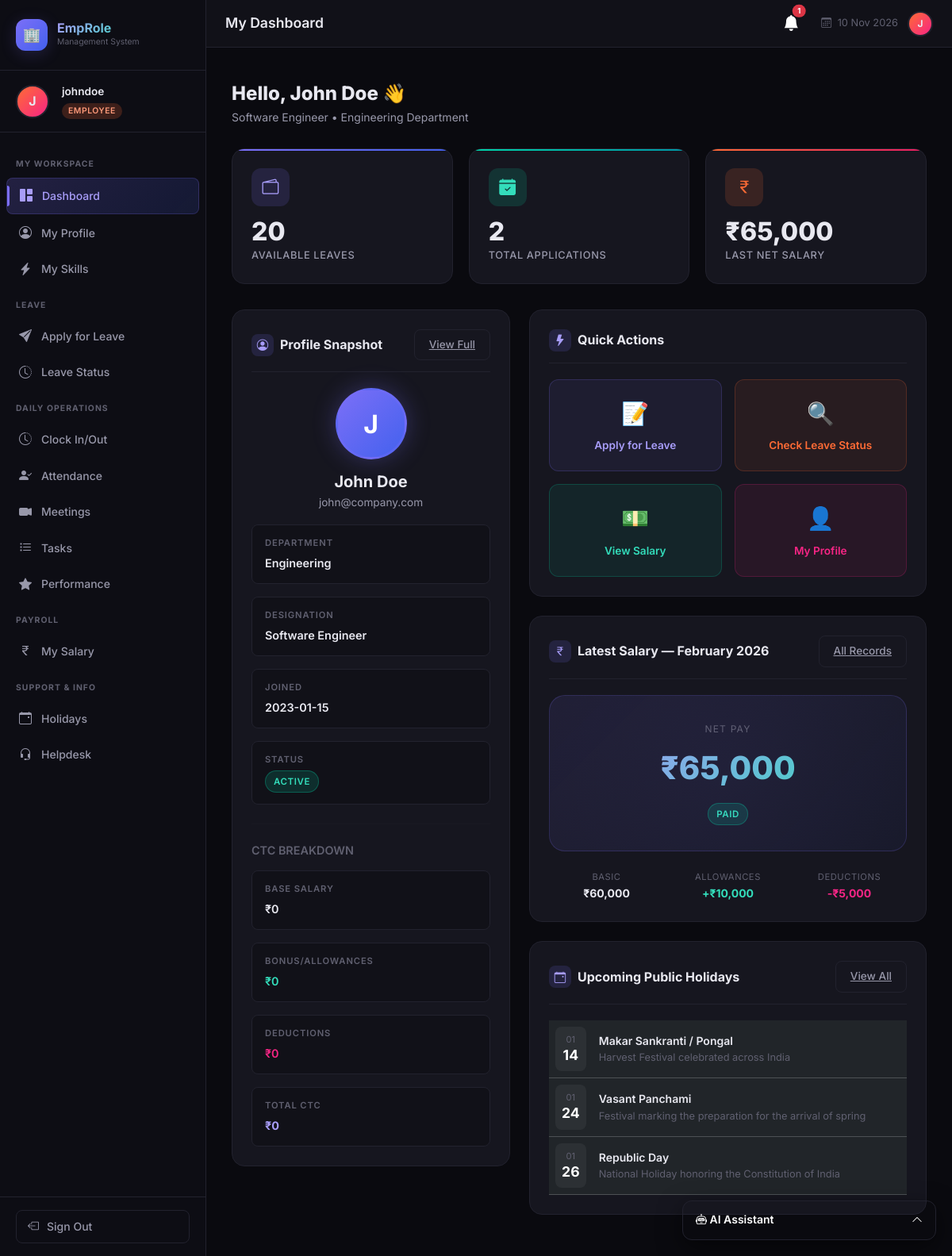
The app's page /employee/dashboard (signed in) with its own data.
### tables this page shows
CREATE TABLE employees (
            id INTEGER PRIMARY KEY AUTOINCREMENT,
            user_id INTEGER UNIQUE,
            name TEXT NOT NULL,
            email TEXT NOT NULL,
            phone TEXT,
            department TEXT,
            designation TEXT,
            joining_date DATE,
            status TEXT DEFAULT 'active',
            FOREIGN KEY (user_id) REFERENCES users(id)
        );

CREATE TABLE leave_balances (
            id INTEGER PRIMARY KEY AUTOINCREMENT,
            employee_id INTEGER NOT NULL UNIQUE,
            total_leaves INTEGER NOT NULL DEFAULT 20,
            leaves_taken INTEGER NOT NULL DEFAULT 0,
            leave_balance INTEGER NOT NULL DEFAULT 20,
            FOREIGN KEY (employee_id) REFERENCES employees(id)
        );

CREATE TABLE salaries (
            id INTEGER PRIMARY KEY AUTOINCREMENT,
            employee_id INTEGER NOT NULL,
            month TEXT NOT NULL,
            year INTEGER NOT NULL,
            basic_salary REAL NOT NULL,
            allowances REAL DEFAULT 0,
            deductions REAL DEFAULT 0,
            net_salary REAL NOT NULL,
            paid_on DATE,
            status TEXT DEFAULT 'pending',
            FOREIGN KEY (employee_id) REFERENCES employees(id)
        );

CREATE TABLE ctc (
            id INTEGER PRIMARY KEY AUTOINCREMENT,
            employee_id INTEGER NOT NULL UNIQUE,
            base_salary REAL NOT NULL DEFAULT 0,
            bonus REAL DEFAULT 0,
            deductions REAL DEFAULT 0,
            total_ctc REAL NOT NULL DEFAULT 0,
            FOREIGN KEY (employee_id) REFERENCES employees(id)
        );

CREATE TABLE holidays (
            id INTEGER PRIMARY KEY AUTOINCREMENT,
            holiday_name TEXT NOT NULL,
            date DATE NOT NULL,
            description TEXT
        );

### app.py (the view)
@app.route('/employee/dashboard')
@login_required
@role_required('employee', 'hr', 'admin')
def employee_dashboard():
    db = get_db()
    emp = db.execute(
        "SELECT * FROM employees WHERE user_id=?", (session['user_id'],)
    ).fetchone()
    if not emp:
        db.close()
        flash('Employee profile not found.', 'warning')
        return redirect(url_for('login'))
    leave_count = db.execute(
        "SELECT COUNT(*) as c FROM leaves WHERE employee_id=? AND status='pending'", (emp['id'],)
    ).fetchone()['c']
    total_leaves = db.execute("SELECT COUNT(*) as c FROM leaves WHERE employee_id=?", (emp['id'],)).fetchone()['c']
    recent_salary = db.execute(
        "SELECT * FROM salaries WHERE employee_id=? ORDER BY year DESC, id DESC LIMIT 1", (emp['id'],)
    ).fetchone()
    ctc = db.execute("SELECT * FROM ctc WHERE employee_id=?", (emp['id'],)).fetchone()
    leave_balance_info = db.execute("SELECT * FROM leave_balances WHERE employee_id=?", (emp['id'],)).fetchone()
    if not leave_balance_info:
        db.execute("INSERT OR IGNORE INTO leave_balances (employee_id, total_leaves, leaves_taken, leave_balance) VALUES (?, 20, 0, 20)", (emp['id'],))
        db.commit()
        leave_balance_info = db.execute("SELECT * FROM leave_balances WHERE employee_id=?", (emp['id'],)).fetchone()
    holidays = db.execute("SELECT * FROM holidays ORDER BY date ASC LIMIT 3").fetchall()
    db.close()
    return render_template('employee/dashboard.html', emp=emp, leave_count=leave_count,
                           total_leaves=total_leaves, recent_salary=recent_salary,
                           ctc=ctc, leave_balance_info=leave_balance_info, holidays=holidays)

### templates/employee/dashboard.html (shortened to what this page needs)
{% extends "base.html" %}
{% block page_title %}My Dashboard{% endblock %}
{% block content %}
<div class="page-header fade-in">
  <h2>Hello, {{ emp.name }} 👋</h2>
  <p>{{ emp.designation or 'Employee' }} • {{ emp.department or 'N/A' }} Department</p>
</div>
<div class="stats-grid">
  <div class="stat-card purple">
    <div class="stat-icon purple"><i class="bi bi-wallet2"></i></div>
    <div class="stat-value">{{ leave_balance_info.leave_balance if leave_balance_info else 0 }}</div>
    <div class="stat-label">Available Leaves</div>
  </div>
  <div class="stat-card teal">
    <div class="stat-icon teal"><i class="bi bi-calendar-check-fill"></i></div>
    <div class="stat-value" data-count="{{ total_leaves }}">{{ total_leaves }}</div>
    <div class="stat-label">Total Applications</div>
  </div>
  {% if recent_salary %}
  <div class="stat-card orange">
    <div class="stat-icon orange"><i class="bi bi-currency-rupee"></i></div>
    <div class="stat-value">₹{{ "{:,.0f}".format(recent_salary.net_salary) }}</div>
    <div class="stat-label">Last Net Salary</div>
  </div>
  {% endif %}
</div>
<div class="row g-4">
  <div class="col-md-5">
    <div class="content-card" style="text-align:center;">
      <div class="card-header-custom">
        <div class="card-title-custom">
          <div class="title-icon"><i class="bi bi-person-circle"></i></div>
          Profile Snapshot
        </div>
        <a href="{{ url_for('employee_profile') }}" class="btn-outline-custom">View Full</a>
      </div>
      <div class="profile-avatar-large">{{ emp.name[0].upper() }}</div>
      <h5 style="font-weight:700; margin-bottom:4px;">{{ emp.name }}</h5>
      <p style="color:var(--text-secondary); font-size:0.85rem; margin-bottom:1rem;">{{ emp.email }}</p>
      <div class="profile-info-grid" style="text-align:left;">
        <div class="profile-info-item">
          <div class="profile-info-label">Department</div>
          <div class="profile-info-value">{{ emp.department or 'Not assigned' }}</div>
        </div>
        <div class="profile-info-item">
          <div class="profile-info-label">Designation</div>
          <div class="profile-info-value">{{ emp.designation or 'Not assigned' }}</div>
        </div>
        <div class="profile-info-item">
          <div class="profile-info-label">Joined</div>
          <div class="profile-info-value">{{ emp.joining_date or 'N/A' }}</div>
        </div>
        <div class="profile-info-item">
          <div class="profile-info-label">Status</div>
          <div class="profile-info-value"><span class="badge-custom badge-{{ emp.status or 'active' }}">{{ emp.status or 'active' }}</span></div>
        </div>
      </div>
      {% if ctc %}
      <hr style="border-color:var(--border-color); margin: 1.5rem 0;">
      <h6 style="text-align:left; font-weight:600; font-size:0.9rem; color:var(--text-muted); margin-bottom:1rem;">CTC BREAKDOWN</h6>
      <div class="profile-info-grid" style="text-align:left;">
        <div class="profile-info-item">
          <div class="profile-info-label">Base Salary</div>
          <div class="profile-info-value" style="color:var(--text-primary);">₹{{ "{:,.0f}".format(ctc.base_salary) }}</div>
        </div>
        <div class="profile-info-item">
          <div class="profile-info-label">Bonus/Allowances</div>
          <div class="profile-info-value" style="color:var(--accent-teal-light);">₹{{ "{:,.0f}".format(ctc.bonus) }}</div>
        </div>
        <div class="profile-info-item">
          <div class="profile-info-label">Deductions</div>
          <div class="profile-info-value" style="color:var(--accent-pink);">₹{{ "{:,.0f}".format(ctc.deductions) }}</div>
        </div>
        <div class="profile-info-item">
          <div class="profile-info-label">Total CTC</div>
          <div class="profile-info-value" style="font-weight:700; color:var(--accent-purple-light);">₹{{ "{:,.0f}".format(ctc.total_ctc) }}</div>
        </div>
      </div>
      {% endif %}
    </div>
  </div>
  <div class="col-md-7">
    <div class="content-card">
      <div class="card-header-custom">
        <div class="card-title-custom">
          <div class="title-icon"><i class="bi bi-lightning-fill"></i></div>
          Quick Actions
        </div>
      </div>
      <div class="row g-3">
        <div class="col-6">
          <a href="{{ url_for('employee_apply_leave') }}" style="text-decoration:none;">
            <div style="background:rgba(124,111,247,0.08); border:1px solid rgba(124,111,247,0.2); border-radius:var(--radius-md); padding:1.25rem; text-align:center;">
              <div style="font-size:1.75rem; margin-bottom:8px;">📝</div>
              <div style="font-size:0.85rem; font-weight:600; color:var(--accent-purple-light);">Apply for Leave</div>
            </div>
          </a>
        </div>
        <div class="col-6">
          <a href="{{ url_for('employee_leave_status') }}" style="text-decoration:none;">
            <div style="background:rgba(255,107,53,0.08); border:1px solid rgba(255,107,53,0.2); border-radius:var(--radius-md); padding:1.25rem; text-align:center;">
              <div style="font-size:1.75rem; margin-bottom:8px;">🔍</div>
              <div style="font-size:0.85rem; font-weight:600; color:var(--accent-orange);">Check Leave Status</div>
            </div>
          </a>
        </div>
        <div class="col-6">
          <a href="{{ url_for('employee_salary') }}" style="text-decoration:none;">
            <div style="background:rgba(0,212,170,0.08); border:1px solid rgba(0,212,170,0.2); border-radius:var(--radius-md); padding:1.25rem; text-align:center;">
              <div style="font-size:1.75rem; margin-bottom:8px;">💵</div>
              <div style="font-size:0.85rem; font-weight:600; color:var(--accent-teal-light);">View Salary</div>
            </div>
          </a>
        </div>
        <div class="col-6">
          <a href="{{ url_for('employee_profile') }}" style="text-decoration:none;">
            <div style="background:rgba(247,37,133,0.08); border:1px solid rgba(247,37,133,0.2); border-radius:var(--radius-md); padding:1.25rem; text-align:center;">
              <div style="font-size:1.75rem; margin-bottom:8px;">👤</div>
              <div style="font-size:0.85rem; font-weight:600; color:var(--accent-pink);">My Profile</div>
            </div>
          </a>
        </div>
      </div>
    </div>
    {% if recent_salary %}
    <div class="content-card">
      <div class="card-header-custom">
        <div class="card-title-custom">
          <div class="title-icon"><i class="bi bi-currency-rupee"></i></div>
          Latest Salary — {{ recent_salary.month }} {{ recent_salary.year }}
        </div>
        <a href="{{ url_for('employee_salary') }}" class="btn-outline-custom">All Records</a>
      </div>
      <div class="salary-highlight">
        <div style="font-size:0.75rem; text-transform:uppercase; letter-spacing:0.1em; color:var(--text-muted); margin-bottom:8px;">Net Pay</div>
        <div class="salary-amount">₹{{ "{:,.0f}".format(recent_salary.net_salary) }}</div>
        <span class="badge-custom badge-{{ recent_salary.status }}" style="margin-top:12px;">{{ recent_salary.status }}</span>
      </div>
      <div class="row g-2 mt-3">
        <div class="col-4 text-center">
          <div style="font-size:0.7rem; color:var(--text-muted); text-transform:uppercase; letter-spacing:0.05em;">Basic</div>
          <div style="font-weight:700; color:var(--text-primary);">₹{{ "{:,.0f}".format(recent_salary.basic_salary) }}</div>
        </div>
        <div class="col-4 text-center">
          <div style="font-size:0.7rem; color:var(--text-muted); text-transform:uppercase; letter-spacing:0.05em;">Allowances</div>
          <div style="font-weight:700; color:var(--accent-teal-light);">+₹{{ "{:,.0f}".format(recent_salary.allowances) }}</div>
        </div>
        <div class="col-4 text-center">
          <div style="font-size:0.7rem; color:var(--text-muted); text-transform:uppercase; letter-spacing:0.05em;">Deductions</div>
          <div style="font-weight:700; color:var(--accent-pink);">-₹{{ "{:,.0f}".format(recent_salary.deductions) }}</div>
        </div>
      </div>
    </div>
    {% endif %}
    {% if holidays and holidays|length > 0 %}
    <div class="content-card mt-4">
      <div class="card-header-custom">
        <div class="card-title-custom">
          <div class="title-icon"><i class="bi bi-calendar-event"></i></div>
          Upcoming Public Holidays
        </div>
        <a href="{{ url_for('hr_extensions.view_holidays') }}" class="btn-outline-custom">View All</a>
      </div>
      <div class="table-responsive">
        <table class="table table-dark table-hover align-middle mb-0" style="background:transparent;">
          <tbody>
            {% for h in holidays %}
            <tr>
              <td style="width: 50px;">
                <div style="background:rgba(255,255,255,0.05); padding:8px; border-radius:8px; text-align:center;">
                  <span style="font-size:0.7rem; display:block; color:var(--text-muted); text-transform:uppercase;">{{ h.date[-5:-3] }}</span>
                  <span style="font-weight:700; font-size:1.1rem; line-height:1;">{{ h.date[-2:] }}</span>
                </div>
              </td>
              <td>
                <div style="font-weight:600; color:var(--text-primary);">{{ h.holiday_name }}</div>
                <div style="font-size:0.8rem; color:var(--text-muted);">{{ h.description }}</div>
              </td>
            </tr>
            {% endfor %}
          </tbody>
        </table>
      </div>
    </div>
    {% endif %}
  </div>
</div>
{% endblock %}

### records on screen
employees: name "John Doe", designation "Software Engineer", department "Engineering", name "J", email "john@company.com", joining_date "2023-01-15", status "ACTIVE"
leave_balances: leave_balance "20"
salaries: net_salary "65,000", month "February", year "2026", status "PAID", basic_salary "60,000", allowances "10,000", deductions "5,000"
ctc: base_salary "0", bonus "0", deductions "0", total_ctc "0"
holidays: date "01", date "14", holiday_name "Makar Sankranti / Pongal", description "Harvest Festival celebrated across India"
holidays: date "01", date "24", holiday_name "Vasant Panchami", description "Festival marking the preparation for the arrival of spring"
holidays: date "01", date "26", holiday_name "Republic Day", description "National Holiday honoring the Constitution of India"

### other values on screen
{{ session.username[0].upper() }} "J"
{{ session.username }} "johndoe"
{{ session.role }} "EMPLOYEE"
{{ unread_notifications_count }} "1"
{{ total_leaves }} "2"
